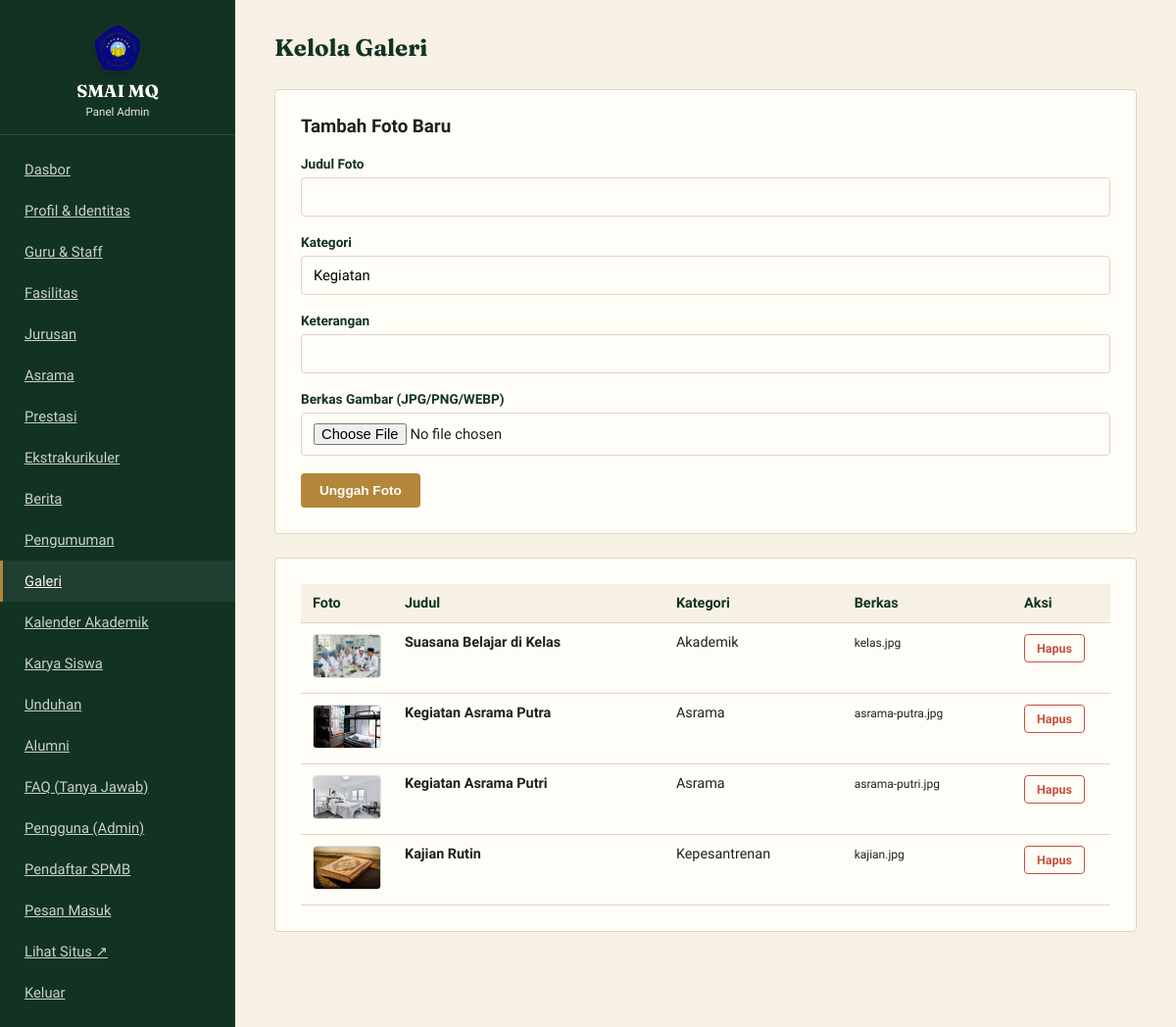
Page /admin/galeri.php (signed in) on the committed database.
### tables this page shows
CREATE TABLE galeri (
    id INT AUTO_INCREMENT PRIMARY KEY,
    judul VARCHAR(150) NOT NULL,
    kategori VARCHAR(50) DEFAULT 'Kegiatan',
    gambar VARCHAR(255) NOT NULL,
    keterangan VARCHAR(255),
    dibuat_pada TIMESTAMP DEFAULT CURRENT_TIMESTAMP
);

### includes/functions.php (called while the page is built, shortened)
<?php
function e($string) {
    return htmlspecialchars($string ?? '', ENT_QUOTES, 'UTF-8');
}

### admin/galeri.php (the view, shortened to what this page needs)
<?php
require_once __DIR__ . '/../config/database.php';
require_once __DIR__ . '/../includes/functions.php';
$daftar = $pdo->query("SELECT * FROM galeri ORDER BY dibuat_pada DESC")->fetchAll();
?>
<!DOCTYPE html>
<html lang="id">
<head>
<link rel="stylesheet" href="../assets/css/admin.css">
</head>
<body>
<div class="admin-shell">
    <?php require __DIR__ . '/includes_sidebar.php'; ?>
    <div class="admin-konten">
        <div class="admin-topbar"><h1>Kelola Galeri</h1></div>
        <div class="kartu-admin">
            <h3 style="margin-top:0;">Tambah Foto Baru</h3>
            <form method="post" enctype="multipart/form-data" class="form-admin">
                <div class="grup-form"><label>Judul Foto</label><input type="text" name="judul" required></div>
                <div class="grup-form"><label>Kategori</label><input type="text" name="kategori" value="Kegiatan"></div>
                <div class="grup-form"><label>Keterangan</label><input type="text" name="keterangan"></div>
                <div class="grup-form"><label>Berkas Gambar (JPG/PNG/WEBP)</label><input type="file" name="gambar" accept=".jpg,.jpeg,.png,.webp" required></div>
                <button type="submit" class="btn btn-emas">Unggah Foto</button>
            </form>
        </div>
        <div class="kartu-admin">
            <table class="tabel-admin">
                <thead><tr><th style="width:90px;">Foto</th><th>Judul</th><th>Kategori</th><th>Berkas</th><th style="width:100px;">Aksi</th></tr></thead>
                <tbody>
                <?php foreach ($daftar as $g): ?>
                    <tr>
                        <td>
                            <?php if (!empty($g['gambar']) && file_exists(__DIR__ . '/../assets/img/galeri/' . $g['gambar'])): ?>
                                <img src="../assets/img/galeri/<?= e($g['gambar']) ?>" alt="" style="width:70px; height:45px; object-fit:cover; border-radius:4px; border:1px solid #ddd;">
                            <?php else: ?>
                                <span style="color:#aaa; font-size:0.75rem;">Tanpa Foto</span>
                            <?php endif; ?>
                        </td>
                        <td><strong><?= e($g['judul']) ?></strong></td>
                        <td><?= e($g['kategori']) ?></td>
                        <td><small><?= e($g['gambar']) ?></small></td>
                        <td><a class="btn btn-hapus btn-kecil" href="galeri.php?hapus=<?= $g['id'] ?>" onclick="return confirm('Hapus foto ini?');">Hapus</a></td>
                    </tr>
                <?php endforeach; ?>
                </tbody>
            </table>
        </div>
    </div>
</div>
</body>
</html>

### assets/css/admin.css (style rules this page uses)
:root { --hijau-tua: #123323; --hijau: #1E5A3B; --emas: #B4863A; --krem: #F6F1E4; --putih: #FFFDF8; --tinta: #1C221D; --abu: #6C7267; --garis: #DED6C0; --radius: 4px; }
* { box-sizing: border-box; }
body { margin: 0; font-family: 'Work Sans', sans-serif; background: var(--krem); color: var(--tinta); }
a { color: var(--hijau); }
.admin-shell { display: flex; min-height: 100vh; }
.admin-konten { flex: 1; padding: 34px 40px; }
.admin-topbar { display: flex; justify-content: space-between; align-items: center; margin-bottom: 28px; }
.admin-topbar h1 { font-family: 'Fraunces', serif; font-size: 1.5rem; margin: 0; color: var(--hijau-tua); }
.kartu-admin { background: var(--putih); border: 1px solid var(--garis); border-radius: var(--radius); padding: 26px; margin-bottom: 24px; }
table.tabel-admin { width: 100%; border-collapse: collapse; font-size: 0.9rem; }
table.tabel-admin th, table.tabel-admin td { padding: 11px 12px; border-bottom: 1px solid var(--garis); text-align: left; vertical-align: top; }
table.tabel-admin th { background: var(--krem); color: var(--hijau-tua); }
.btn { display: inline-block; padding: 9px 18px; border-radius: var(--radius); font-weight: 600; font-size: 0.85rem; border: 1.5px solid transparent; cursor: pointer; text-decoration: none; }
.btn-emas { background: var(--emas); color: #fff; }
.btn-hapus { border-color: #C4523F; color: #C4523F; background: transparent; }
.btn-kecil { padding: 6px 12px; font-size: 0.78rem; }
.form-admin .grup-form { margin-bottom: 18px; }
.form-admin label { display: block; font-size: 0.85rem; font-weight: 600; margin-bottom: 6px; color: var(--hijau-tua); }
.form-admin input, .form-admin select, .form-admin textarea { width: 100%; padding: 10px 12px; border: 1px solid var(--garis); border-radius: var(--radius); font-family: inherit; font-size: 0.92rem; background: var(--putih); }

### rows in the picture
galeri: gambar (picture), judul "Suasana Belajar di Kelas", kategori "Akademik", gambar "kelas.jpg"
galeri: gambar (picture), judul "Kegiatan Asrama Putra", kategori "Asrama", gambar "asrama-putra.jpg"
galeri: gambar (picture), judul "Kegiatan Asrama Putri", kategori "Asrama", gambar "asrama-putri.jpg"
galeri: gambar (picture), judul "Kajian Rutin", kategori "Kepesantrenan", gambar "kajian.jpg"
